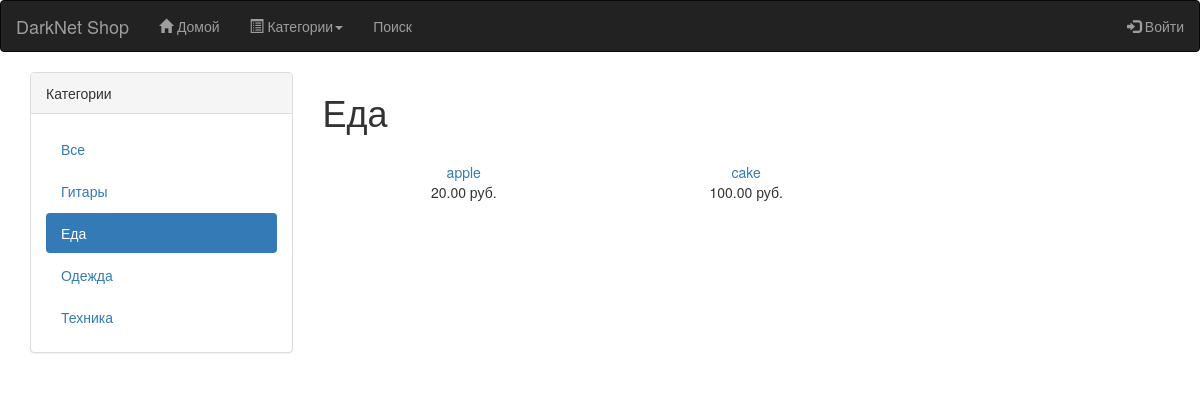
The app's page /eda/ with its own data.
### core_shop/models.py (models this page shows, shortened)
class Category(models.Model):
    name = models.CharField(max_length=50, verbose_name='Категория')
    slug = models.SlugField(max_length=50, unique=True, help_text='Уникальное значение для URL категории')
    description = models.TextField(max_length = 2000)
    is_active = models.BooleanField(default = True)
    created_at = models.DateTimeField(auto_now_add = True)
    updated_at = models.DateTimeField(auto_now = True)
    class Meta:
        db_table = 'categories'
        ordering = ['name']
        verbose_name = 'Категория'
        verbose_name_plural = 'Категории'
    def get_absolute_url(self):
        return reverse('core_shop:product_list_by_category', args=[self.slug])

class Product(models.Model):
    category = models.ForeignKey(Category, related_name='Категория', verbose_name="Категория")
    name = models.CharField(max_length=255, unique=True, verbose_name="Название")
    brand = models.CharField(max_length = 50, verbose_name="Производитель")
    image = models.ImageField(upload_to='product/pictures', default = 'product/no-img.png', verbose_name='Изображение')
    slug = models.SlugField(max_length=255, unique=True, help_text='Уникальное значение для ULR продукта')
    description = models.TextField(blank=True, verbose_name="Описание")
    price = models.DecimalField(max_digits=10, decimal_places=2, verbose_name="Цена")
    count = models.PositiveIntegerField(verbose_name="Количество на складе")
    available = models.BooleanField(default=True, verbose_name="Доступен")
    created_at = models.DateTimeField(auto_now_add=True)
    updated_at = models.DateTimeField(auto_now=True)
    profile = models.ForeignKey(Profile, null=True,  related_name='Профиль')
    class Meta:
        db_table = 'products'
        ordering = ['name']
        index_together = [['id', 'slug']]
        verbose_name = "Продукт"
        verbose_name_plural = "Продукты"
    def get_absolute_url(self):
        return reverse('core_shop:product_detail', args=[self.id, self.slug])

### core_shop/views.py (the view)
# urls.py: url(r'^(?P<category_slug>[-\w]+)/$', views.product_list, name='product_list_by_category'),
def product_list(request, category_slug=None):
    category = None
    categories = Category.objects.all()
    products = Product.objects.filter(available=True)
    if category_slug:
        category = get_object_or_404(Category, slug=category_slug)
        products = products.filter(category=category)
    return render(request, 'shop/product/list.html', {
        'category': category, 'categories': categories, 'products': products})

### cart/context_processors.py (called while the page is built)
def cart(request):
    return {'cart': Cart(request)}

### core_shop/templates/shop/product/list.html (shortened to what this page needs)
{% extends 'shop/base.html' %}
{% load static %}
{% block content %}
<div class="row">
<div class="col-sm-3">
	<div class="panel panel-default">
		<div class="panel-heading">Категории</div>
		<div class="panel-body">
			<ul class = "nav nav-pills nav-stacked">
				<li {% if not category %} class="active" {% endif %}>
				<a href="{% url "core_shop:product_list" %}">Все</a>
				</li>
				{% for cat in categories %}
				<li {% if category.slug == cat.slug %} class="active" {% endif %}>
				<a href="{{ cat.get_absolute_url }}">{{ cat.name }}</a>
				</li>
				{% endfor %}
			</ul>
		</div>
	</div>
</div>
<div class="col-sm-9">
    <h1>{% if category %}{{ category.name }}{% else %}Товары{% endif %}</h1>
    <div class="items_row">
        {% for product in products %}
            <div class="item col-sm-4">
                {% if product.available %}<br>
                <a href="{{ product.get_absolute_url }}">{{ product.name }}</a><br>
                {{ product.price }} руб.
                {% endif %}
            </div>
        {% endfor %}
    </div>
</div>
</div>
{% endblock %}

### core_shop/static/css/style.css (style rules this page uses)
.item { text-align: center; margin-bottom: 30px; }

### records on screen
Category: name "Гитары"
Category: name "Еда"
Category: name "Одежда"
Category: name "Техника"
Product: name "apple", price "20.00"
Product: name "cake", price "100.00"
